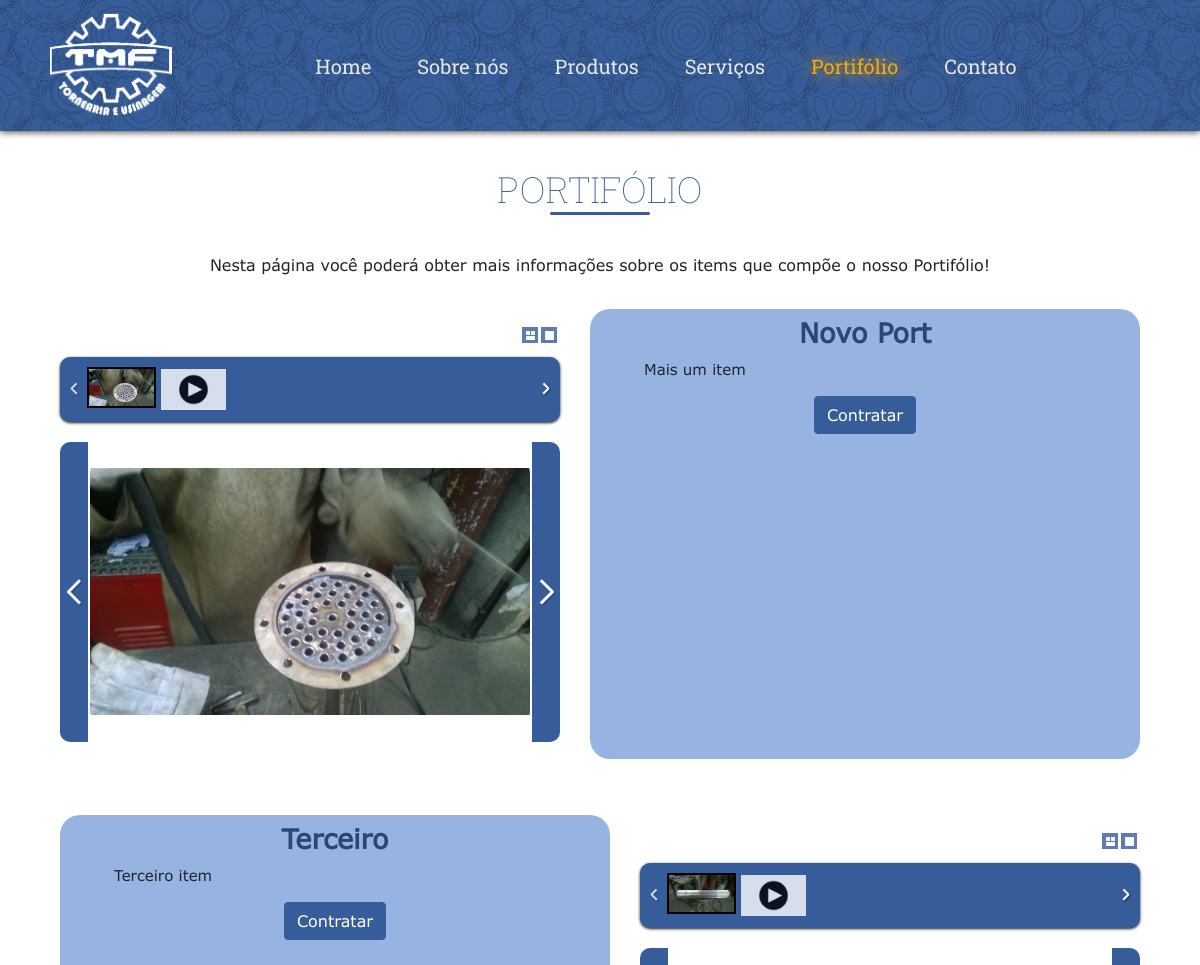
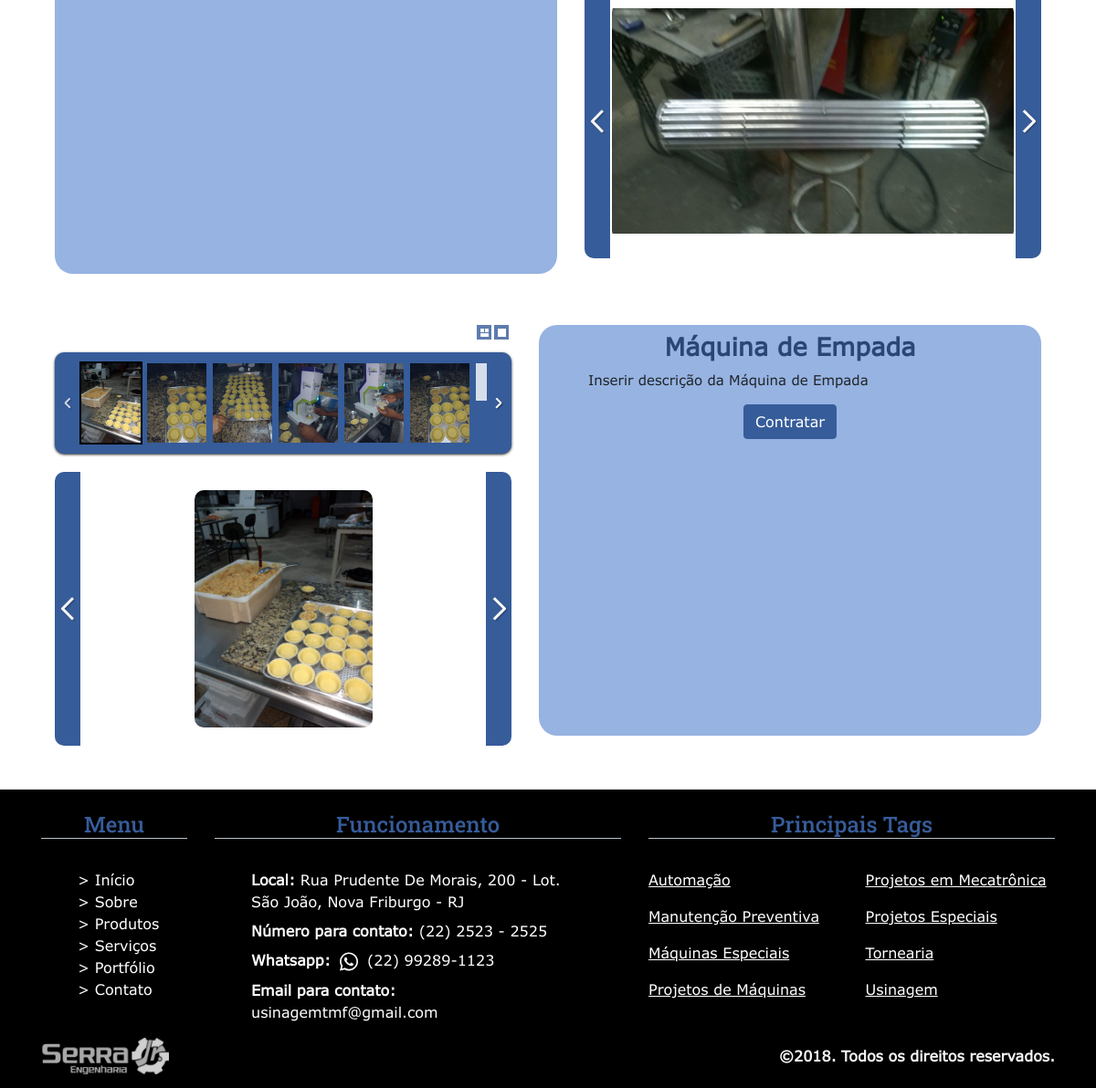
/portifolio.php, run on the app's committed database (2 pictures, top to bottom).
### tables this page shows
CREATE TABLE `portifolio` (
  `codPortifolio` int(11) NOT NULL,
  `nome` varchar(130) NOT NULL,
  `descricao` varchar(150) NOT NULL,
  `linkYoutube` varchar(150) NOT NULL,
  `status` tinyint(1) NOT NULL
);

CREATE TABLE `imagemportifolio` (
  `codImagem` int(11) NOT NULL,
  `codPortifolio` int(11) NOT NULL,
  `nome` varchar(150) NOT NULL
);

### portifolio.php (the view, shortened to what this page needs)
<!DOCTYPE html>
<html lang="pt-br">
<head>
    <link rel="stylesheet" href="css/normalize.css">
    <link rel="stylesheet" href="bootstrap/css/bootstrap.min.css">
    <link rel="stylesheet" href="css/main.css">
    <link rel="stylesheet" href="css/portifolio.css">
    <link rel="stylesheet" href="css/produtos_servico.css">
    <link rel="stylesheet" href="css/header.css">
    <link rel="stylesheet" href="css/footer.css">
</head>
<body>
    <header>
        <?php include_once('header.php'); ?>
    </header>
    <main>
        <section style="margin-top:110px;">
            <div class="container-fluid">
                <div class="row">
                    <div class="col-md-12 container-titulos">
                        <h1 class="titulo_secoes">
                            <br>
                            Portifólio
                        </h1>
                    </div>
                    <div class="row mx-auto">
                        <div class="col-md-12 container-titulos pb-2">
                            <p style="text-align:center">
                                Nesta página você poderá obter mais informações sobre os items que compõe o nosso Portifólio!
                            </p>
                        </div>
                    </div>
                </div>
                <?php
                $objDB = new db();
                $conn = $objDB->conecta_mysql();
                $query_select = "SELECT * from portifolio where status ='1';";
                $result_select = mysqli_query($conn,$query_select) or die(mysql_error());
                $rows = array();
                $contadorPortifolio = 0;
                while($row = mysqli_fetch_array($result_select))
                    $rows[] = $row;
                foreach($rows as $row){
                    $contadorPortifolio = $contadorPortifolio + 1;
                    $codPortifolio = $row['codPortifolio'];
                    $nome = $row['nome'];
                    $link = $row['linkYoutube'];
                    $descricao = $row['descricao'];
                    $matches=array();
                    preg_match("/^(?:http(?:s)?:\/\/)?(?:www\.)?(?:m\.)?(?:youtu\.be\/|youtube\.com\/(?:(?:watch)?\?(?:.*&)?v(?:i)?=|(?:embed|v|vi|user)\/))([^\?&\"'>]+)/", $link, $matches);
                    if (!empty($matches)){
                        $newlink = $matches[1];
                    }
                    echo '<div class="container d-flex justify-content-center">';
                    echo '<div class="row d-flex justify-content-center">';
                    if ($contadorPortifolio%2 == 0) {
                        echo '<div class="col  mt-2 mb-4 mx-auto ">';
                    }else{
                        echo '<div class="col order-sm-12 mt-2 mb-4 mx-auto ">';
                    }
                    echo '<div class="container caixa_texto">';
                    echo '<div class="row">';
                    echo '<div class="col-12 mt-2 mb-0 text-center">';
                    echo '<h4 style="font-size: 27px;font-weight: 600;color: rgb(41, 70, 117);">'.$nome.'</h4>';
                    echo '</div>';
                    echo '</div>';
                    echo '<div class="row mr-4 ml-4">';
                    echo '<div class="caixa_card_texto ">';
                    echo '<div class="col-12">';
                    echo '<p class="card-text">';
                    echo $descricao;
                    echo '</p>';
                    echo '</div>';
                    echo '</div>';
                    echo '</div>';
                    echo '<div class="row text-center mt-3 pb-3">';
                    echo '<div class="col-12">';
                    echo '<input type="submit" class="btn btn-primary" data-toggle="modal" data-target="#ModalProd" id="contratar" name="contratar" value="Contratar">';
                    echo '</div>';
                    echo '</div>';
                    echo '</div>';
                    echo '</div>';
                    echo '<div class="col  order-sm-1 mt-2 mb-4 d-flex">';
                    echo '<div class="Conteudo_slider mx-auto my-auto">';
                    echo '<div id="rg-gallery'.$contadorPortifolio.'" class="rg-gallery">';
                    echo '<div class="rg-thumbs">';
                    echo '<div class="es-carousel-wrapper">';
                    echo '<div class="es-nav">';
                    echo '<span class="es-nav-prev">Previous</span>';
                    echo '</div>';
                    echo '<div class="es-carousel">';
                    echo '<ul class="lista_imagens ">  ';
                    $query_select = "SELECT nome from imagemportifolio where codPortifolio = '$codPortifolio';";
                    $result_select = mysqli_query($conn,$query_select) or die(mysql_error());
                    $linhas = array();
                    while($linha = mysqli_fetch_array($result_select))
                        $linhas[] = $linha;
                    foreach($linhas as $linha){
                        $nomeImagem = $linha['nome'];
                        echo '<li><a href="#"><img src="sistema/Img/Portifolio/'.$nomeImagem.' " data-large="sistema/Img/Portifolio/'.$nomeImagem.'  " data-description="" /></a></li>';
                    }
                    if(isset($newlink)){
                        echo '<li><a href="#"><img src="img/Slider/play.png" data-large="img/Slider/play.png" data-description="" data-iframe="<iframe width=\'100%\' height=\'260\' src=\'https://www.youtube.com/embed/'.$newlink.'\' frameborder=\'0\' allow=\'accelerometer; autoplay; encrypted-media; gyroscope; picture-in-picture\' allowfullscreen></iframe>"/></a></li>';
                    }
                    echo '</ul>';
                    echo '</div>';
                    echo '</div>';
                    echo '</div>';
                    echo '</div>';
                    echo '</div>';
                    echo '</div>';
                    echo '</div>';
                    echo '</div>';
                    echo '<br>';
                }
                ?>
            </section>
        </main>
        <footer>
            <?php include_once('footer.php'); ?>
        </footer>
    </body>
</html>

### css/main.css (style rules this page uses)
body { overflow-x: hidden; }
.container-titulos { padding: 15px; }
.btn.btn-primary { background-color: #365C9A !important ; border-color: #365C9A !important ; margin: 0px !important ; }
* { font-family: Verdana4, Arial, sans-serif; }
.titulo_secoes { text-align: center; font-weight: 50; font-family: 'Roboto Slab', serif; font-size: 36px; color:#365C9A; text-transform: uppercase; }
.titulo_secoes::after { margin: 1px auto; height: 3px; width: 100px; content: " "; display: block; background-color: #365C9A; border-radius: 6px; }

### css/produtos_servico.css (style rules this page uses)
.Conteudo_slider { margin-top: 30px ; max-width: 500px ; }
.caixa_card_texto { overflow-y: auto !important; overflow-x: auto !important; display: block !important; max-height: 450px !important ; }
.caixa_texto { background-color: rgba(55, 110, 199, 0.521); border-radius: 20px ; }
@media screen and (min-width: 967px) { .caixa_texto { min-width: 550px ; min-height: 450pX ; } }
.btn.btn-primary { background-color: #365C9A !important ; border-color: #365C9A !important ; }
.card-text { text-align: justify; font-size: 15px ; }
.lista_imagens { white-space: nowrap; display: inline-block ; padding: 0 ; }
.lista_imagens>li { display: inline-block !important; padding: 0 ; }
.es-carousel-wrapper { background: #365C9A; padding:10px 27px; -moz-border-radius: 10px; -webkit-border-radius: 10px; border-radius: 10px; position:relative; -moz-box-shadow:0px 1px 3px rgba(0, 0, 0, 0.9); -webkit-box-shadow:0px 1px 3px rgba(0, 0, 0, 0.9); box-shadow:0px 1px 3px rgba(0, 0, 0, 0.9); position:relative; margin-bottom:20px; }
.es-carousel { overflow:hidden; white-space: nowrap; background:#365C9A; }
.es-carousel ul { display:none; }
.es-carousel ul li { height:100%; float:left; display:block; }
.es-carousel ul li a { display:block; border-style:solid; border-color:rgba(54, 92, 154, 0); opacity:0.8; -webkit-touch-callout:none; -webkit-transition: all 0.2s ease-in-out; -moz-transition: all 0.2s ease-in-out; -o-transition: all 0.2s ease-in-out; -ms-transition: all 0.2s ease-in-out; transition: all 0.2s ease-in-out; }
.es-carousel ul li.selected a { border-color:rgb(0, 0, 0); opacity:1.0; }
.es-carousel ul li a img { display:block; border:none; max-height:100%; max-width:100%; }
.es-nav span { position:absolute; top:50%; left:8px; background:transparent url(../img/Slider/nav_thumbs.png) no-repeat top left; width:14px; height:26px; margin-top:-13px; text-indent:-9000px; cursor:pointer; opacity:0.8; }

### css/footer.css (style rules this page uses)
footer { background-color: black !important; }
li { list-style-type: none; }

### data on the page
portifolio: nome "Novo Port", descricao "Mais um item"
imagemportifolio: nome (picture)
portifolio: nome "Terceiro", descricao "Terceiro item"
imagemportifolio: nome (picture)
portifolio: nome "Máquina de Empada", descricao "Inserir descrição da Máquina de Empada"
imagemportifolio: nome (picture)
imagemportifolio: nome (picture)
imagemportifolio: nome (picture)
imagemportifolio: nome (picture)
imagemportifolio: nome (picture)
imagemportifolio: nome (picture)
